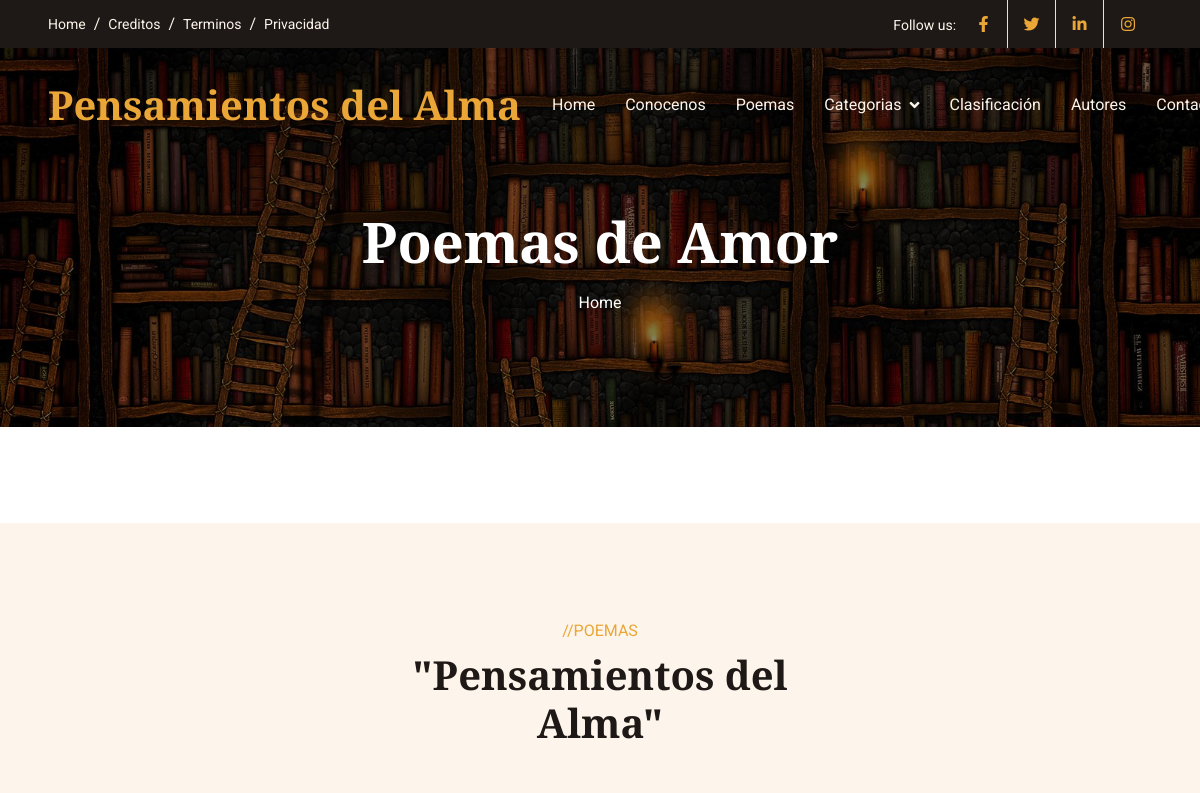
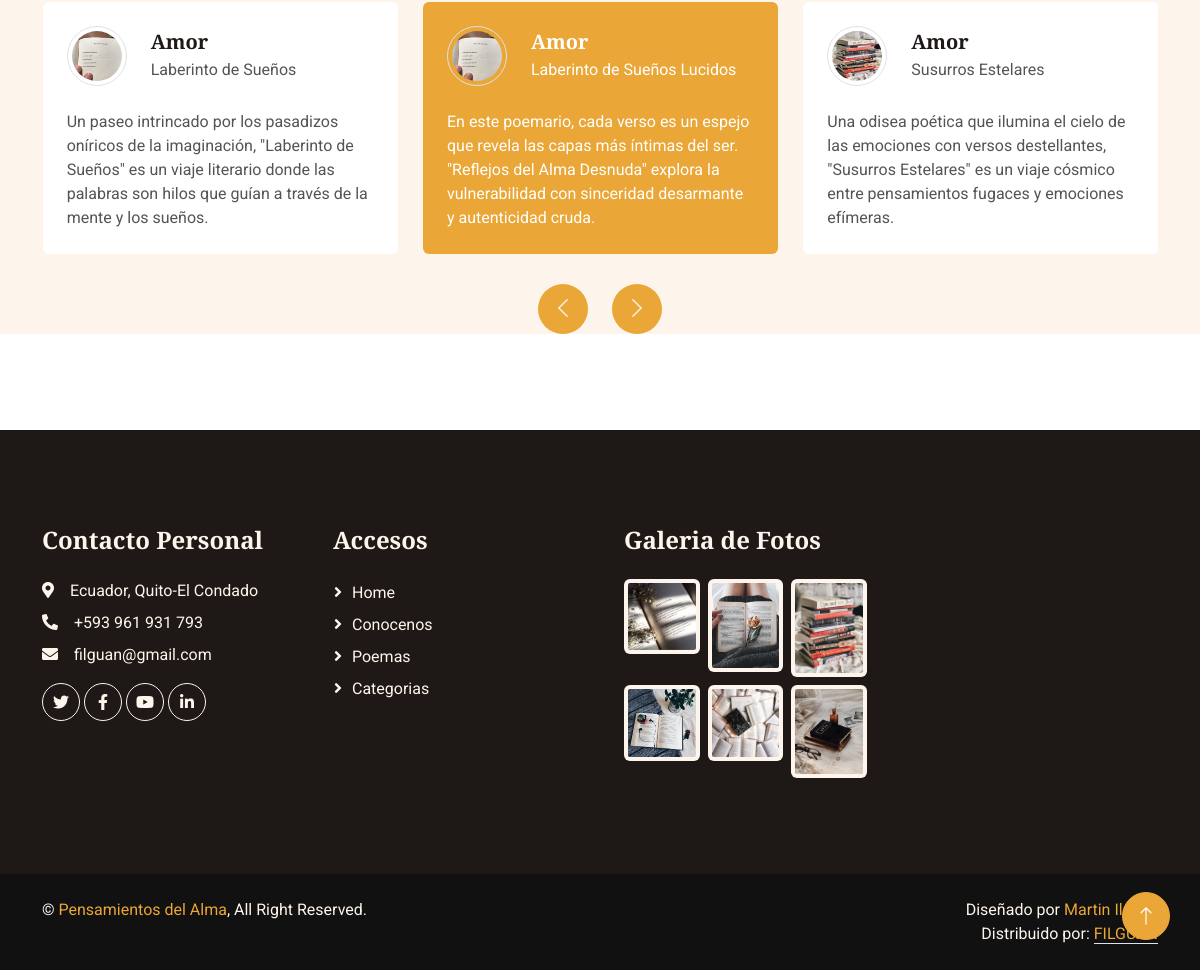
Page /amores/ on the committed database (2 pictures, top to bottom).
### amores/models.py (models this page shows, shortened)
class Amores(models.Model):
    title=models.CharField(max_length=100, verbose_name="Título")
    subtitle=models.CharField(max_length=100, verbose_name="SubTítulo")
    content=models.TextField(verbose_name="Descipción")
    image=models.ImageField(upload_to="amor", verbose_name="Imagen")
    created=models.DateTimeField(auto_now_add=True, verbose_name="Fecha de Creación")
    updated=models.DateTimeField(auto_now=True, verbose_name="Fecha de Edición")
    class Meta:
        verbose_name="Poema de Amor"
        verbose_name_plural="poemas de Amor"
        ordering=['-created']

### amores/views.py (the view)
# urls.py: path('', views.amor, name="amor"),
def amor(request):
    amores = Amores.objects.all()
    return render(request,"amores/amor.html", {'amores':amores})

### amores/templates/amores/amor.html (shortened to what this page needs)
{% extends "core/base.html" %}
{% load static %}
{% block TitleHeader %}
<h1 class="display-4 text-white animated slideInDown mb-3">Poemas de Amor</h1>
{% endblock  %}
{% block content %}
<div class="container-xxl bg-light my-6 py-6 pb-0">
    <div class="container">
        <div class="text-center mx-auto mb-5 wow fadeInUp" data-wow-delay="0.1s" style="max-width: 500px;">
            <p class="text-primary text-uppercase mb-2">//POEMAS</p>
            <h1 class="display-6 mb-4">"Pensamientos del Alma"</h1>
        </div>
        <div class="owl-carousel testimonial-carousel wow fadeInUp" data-wow-delay="0.1s">
            {% for amores in amores %}
            <div class="testimonial-item bg-white rounded p-4">
                <div class="d-flex align-items-center mb-4">
                    <img class="flex-shrink-0 rounded-circle border p-1" src="{{amores.image.url}}" alt="">
                    <div class="ms-4">
                        <h5 class="mb-1">{{amores.title}}</h5>
                        <span>{{amores.subtitle}}</span>
                    </div>
                </div>
                <p class="mb-0">{{amores.content}}</p>
            </div>
            {% endfor %}
        </div>
    </div>
</div>
{% endblock  %}

### core/static/core/css/style.css (style rules this page uses)
:root { --primary: #EAA636; --secondary: #545454; --light: #FDF5EB; --dark: #1E1916; }
h4, h5, h6, .h4, .h5, .h6 { font-weight: 600 !important; }
.py-6 { padding-top: 6rem; padding-bottom: 6rem; }
.my-6 { margin-top: 6rem; margin-bottom: 6rem; }
.testimonial-carousel .owl-item .testimonial-item img { width: 60px; height: 60px; }
.testimonial-carousel .owl-item .testimonial-item, .testimonial-carousel .owl-item .testimonial-item * { transition: .5s; }
.testimonial-carousel .owl-item.center .testimonial-item { background: var(--primary) !important; }
.testimonial-carousel .owl-item.center .testimonial-item * { color: #FFFFFF !important; }

### rows in the picture
Amores: image (picture), title "Amor", subtitle "Laberinto de Sueños Lucidos", content "En este poemario, cada verso es un espejo que revela las capas más íntimas del ser. \"Reflejos del Alma Desnuda\" explora la vulnerabilidad con sinceridad desarmante y autenticidad cruda."
Amores: image (picture), title "Amor", subtitle "Susurros Estelares", content "Una odisea poética que ilumina el cielo de las emociones con versos destellantes, \"Susurros Estelares\" es un viaje cósmico entre pensamientos fugaces y emociones efímeras."
Amores: image (picture), title "Amor", subtitle "Laberinto de Sueños", content "Un paseo intrincado por los pasadizos oníricos de la imaginación, \"Laberinto de Sueños\" es un viaje literario donde las palabras son hilos que guían a través de la mente y los sueños."
